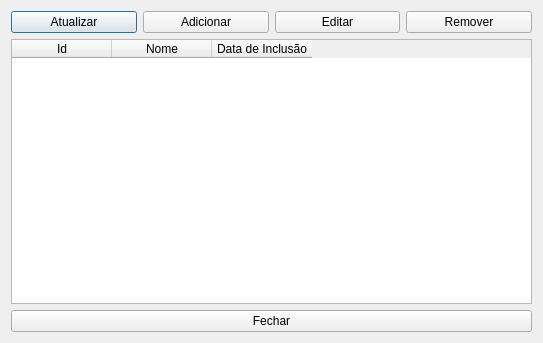
<?xml version="1.0" encoding="UTF-8"?>
<ui version="4.0">
 <class>ListarTipoContas</class>
 <widget class="QDialog" name="ListarTipoContas">
  <property name="geometry">
   <rect>
    <x>0</x>
    <y>0</y>
    <width>543</width>
    <height>343</height>
   </rect>
  </property>
  <property name="windowTitle">
   <string>Lista de Tipos de Contas</string>
  </property>
  <property name="windowIcon">
   <iconset resource="Image.qrc">
    <normaloff>:/icons/img/svg/manager.svg</normaloff>:/icons/img/svg/manager.svg</iconset>
  </property>
  <layout class="QVBoxLayout" name="verticalLayout">
   <item>
    <layout class="QHBoxLayout" name="horizontalLayout">
     <item>
      <widget class="QPushButton" name="atualizar">
       <property name="text">
        <string>Atualizar</string>
       </property>
       <property name="icon">
        <iconset resource="Image.qrc">
         <normaloff>:/icons/img/svg/refresh.svg</normaloff>:/icons/img/svg/refresh.svg</iconset>
       </property>
      </widget>
     </item>
     <item>
      <widget class="QPushButton" name="adicionar">
       <property name="text">
        <string>Adicionar</string>
       </property>
       <property name="icon">
        <iconset resource="Image.qrc">
         <normaloff>:/icons/img/svg/add_image.svg</normaloff>:/icons/img/svg/add_image.svg</iconset>
       </property>
      </widget>
     </item>
     <item>
      <widget class="QPushButton" name="editarRegistro">
       <property name="text">
        <string>Editar</string>
       </property>
       <property name="icon">
        <iconset resource="Image.qrc">
         <normaloff>:/icons/img/svg/edit_image.svg</normaloff>:/icons/img/svg/edit_image.svg</iconset>
       </property>
      </widget>
     </item>
     <item>
      <widget class="QPushButton" name="removerRegistro">
       <property name="text">
        <string>Remover</string>
       </property>
       <property name="icon">
        <iconset resource="Image.qrc">
         <normaloff>:/icons/img/svg/remove_image.svg</normaloff>:/icons/img/svg/remove_image.svg</iconset>
       </property>
      </widget>
     </item>
    </layout>
   </item>
   <item>
    <widget class="QTableWidget" name="tiposContas">
     <column>
      <property name="text">
       <string>Id</string>
      </property>
     </column>
     <column>
      <property name="text">
       <string>Nome</string>
      </property>
     </column>
     <column>
      <property name="text">
       <string>Data de Inclusão</string>
      </property>
     </column>
    </widget>
   </item>
   <item>
    <widget class="QPushButton" name="sair">
     <property name="text">
      <string>Fechar</string>
     </property>
     <property name="icon">
      <iconset resource="Image.qrc">
       <normaloff>:/icons/img/svg/export.svg</normaloff>:/icons/img/svg/export.svg</iconset>
     </property>
    </widget>
   </item>
  </layout>
 </widget>
 <resources>
  <include location="Image.qrc"/>
 </resources>
 <connections/>
</ui>
